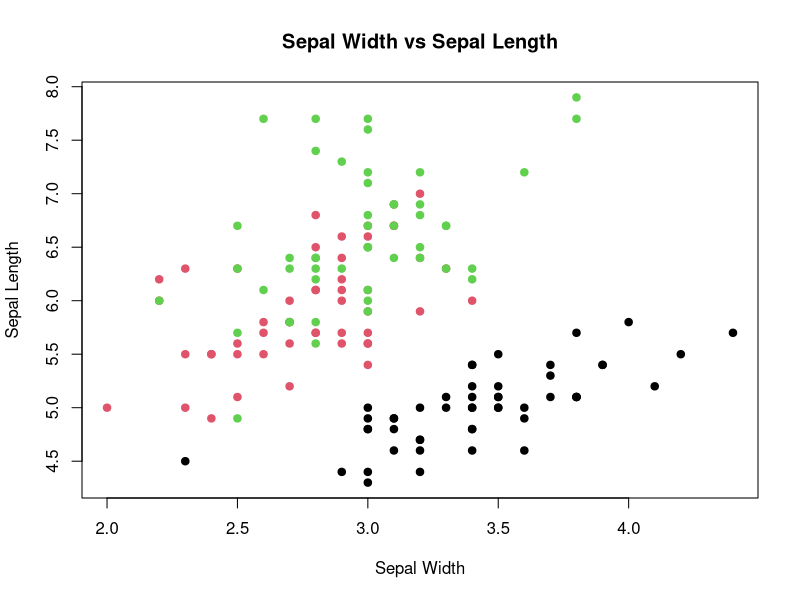

Source code (R):
# Here is going to be a script where I would write code!


# new section of code added -----------------------------------------------

# hello Catherine! - Sarah Feb 20th, 2026 


plot(iris$Sepal.Width, iris$Sepal.Length,
     col = iris$Species,
     pch = 19,
     main = "Sepal Width vs Sepal Length",
     xlab = "Sepal Width", ylab = "Sepal Length")

###############################################
